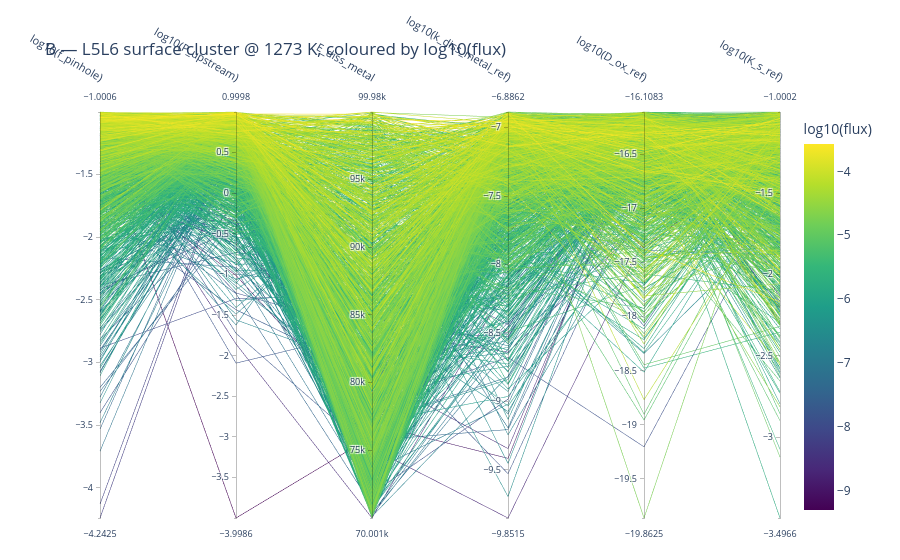
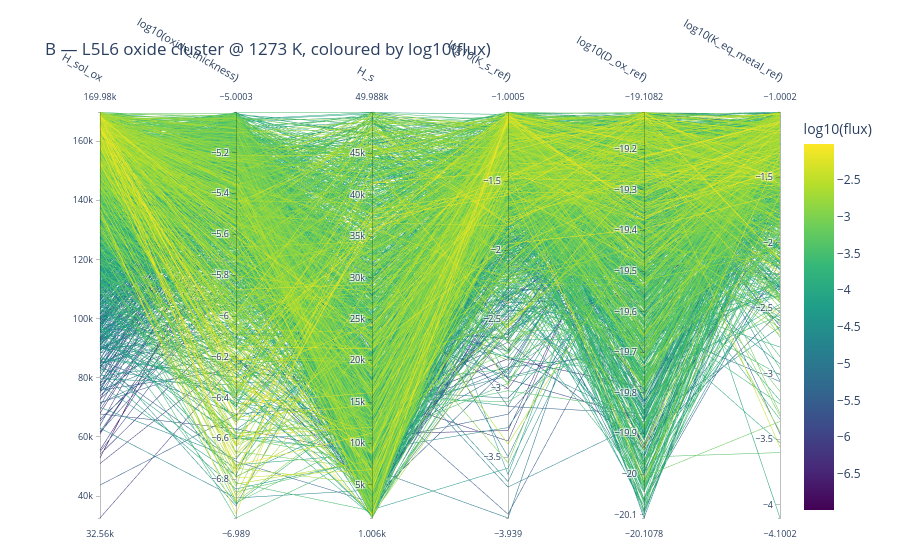
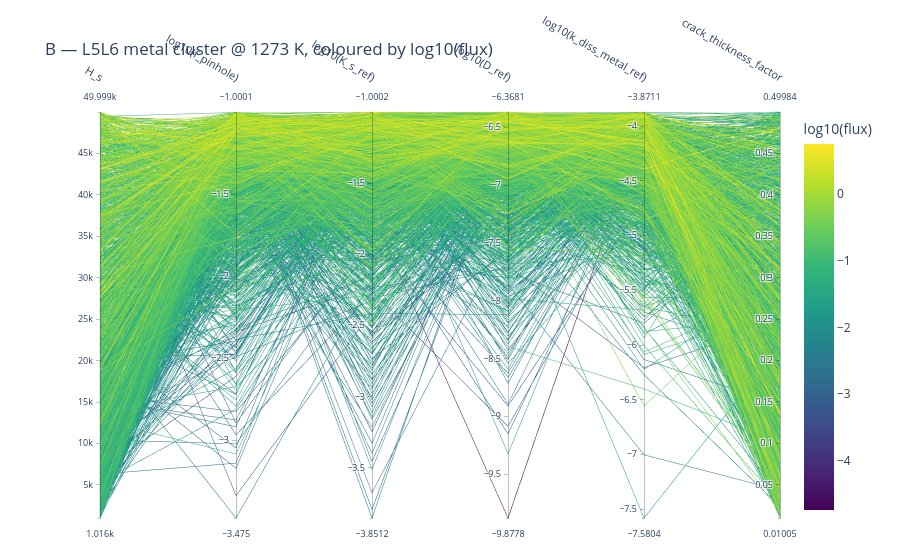

The cell these charts' notebook holds for them, in order:
### Markdown cell above
## B — per-regime clusters coloured by log10(flux)

One PCP per regime, axes = that regime's top-6 δ drivers, colour = `log10(flux)`. Clean
within-regime view (no cross-preset mixing).

### Code cell
figsB = {}
for r in REGIMES:
    dims = top_drivers(routeB_T, r, 'flux', k=6)
    sub  = master_T[master_T['regime'] == r]
    figsB[r] = parallel_coordinates_samples(
        sub, dims, color_by='flux', log_dims=logsub(dims),
        title=f'B — L5L6 {r} cluster @ {T_SHOW} K, coloured by log10(flux)',
        save_html=os.path.join(FIG_DIR, f'pcp_B_{r}.html'))
    print(f"{r:8s}: n={len(sub)}  axes={dims}")

for r in REGIMES:
    figsB[r].show()

### Figure 1 — Plotly figure (JSON) as saved in the notebook; plotly's stock layout.template omitted (floating-point values rounded to 4 significant figures; data arrays with more than 128 entries replaced by an {"elided": "..."} marker saying what was removed)
{"data": [{"dimensions": [{"label": "log10(f_pinhole)", "values": {"elided": "1715 float values"}}, {"label": "log10(P_upstream)", "values": {"elided": "1715 float values"}}, {"label": "E_diss_metal", "values": {"elided": "1715 float values"}}, {"label": "log10(k_diss_metal_ref)", "values": {"elided": "1715 float values"}}, {"label": "log10(D_ox_ref)", "values": {"elided": "1715 float values"}}, {"label": "log10(K_s_ref)", "values": {"elided": "1715 float values"}}], "labelangle": 30, "labelfont": {"size": 11}, "labelside": "top", "line": {"color": {"elided": "1715 float values"}, "colorbar": {"title": {"text": "log10(flux)"}}, "colorscale": [[0, "#440154"], [0.1111, "#482878"], [0.2222, "#3e4989"], [0.3333, "#31688e"], [0.4444, "#26828e"], [0.5556, "#1f9e89"], [0.6667, "#35b779"], [0.7778, "#6ece58"], [0.8889, "#b5de2b"], [1, "#fde725"]], "showscale": true}, "rangefont": {"size": 9}, "tickfont": {"size": 9}, "type": "parcoords"}], "layout": {"font": {"size": 12}, "margin": {"b": 40, "l": 100, "r": 120, "t": 110}, "title": {"text": "B — L5L6 surface cluster @ 1273 K, coloured by log10(flux)"}}}

### Figure 2 — Plotly figure (JSON) as saved in the notebook; plotly's stock layout.template omitted (floating-point values rounded to 4 significant figures; data arrays with more than 128 entries replaced by an {"elided": "..."} marker saying what was removed)
{"data": [{"dimensions": [{"label": "H_sol_ox", "values": {"elided": "1750 float values"}}, {"label": "log10(oxide_thickness)", "values": {"elided": "1750 float values"}}, {"label": "H_s", "values": {"elided": "1750 float values"}}, {"label": "log10(K_s_ref)", "values": {"elided": "1750 float values"}}, {"label": "log10(D_ox_ref)", "values": {"elided": "1750 float values"}}, {"label": "log10(K_eq_metal_ref)", "values": {"elided": "1750 float values"}}], "labelangle": 30, "labelfont": {"size": 11}, "labelside": "top", "line": {"color": {"elided": "1750 float values"}, "colorbar": {"title": {"text": "log10(flux)"}}, "colorscale": [[0, "#440154"], [0.1111, "#482878"], [0.2222, "#3e4989"], [0.3333, "#31688e"], [0.4444, "#26828e"], [0.5556, "#1f9e89"], [0.6667, "#35b779"], [0.7778, "#6ece58"], [0.8889, "#b5de2b"], [1, "#fde725"]], "showscale": true}, "rangefont": {"size": 9}, "tickfont": {"size": 9}, "type": "parcoords"}], "layout": {"font": {"size": 12}, "margin": {"b": 40, "l": 100, "r": 120, "t": 110}, "title": {"text": "B — L5L6 oxide cluster @ 1273 K, coloured by log10(flux)"}}}

### Figure 3 — Plotly figure (JSON) as saved in the notebook; plotly's stock layout.template omitted (floating-point values rounded to 4 significant figures; data arrays with more than 128 entries replaced by an {"elided": "..."} marker saying what was removed)
{"data": [{"dimensions": [{"label": "H_s", "values": {"elided": "1684 float values"}}, {"label": "log10(f_pinhole)", "values": {"elided": "1684 float values"}}, {"label": "log10(K_s_ref)", "values": {"elided": "1684 float values"}}, {"label": "log10(D_ref)", "values": {"elided": "1684 float values"}}, {"label": "log10(k_diss_metal_ref)", "values": {"elided": "1684 float values"}}, {"label": "crack_thickness_factor", "values": {"elided": "1684 float values"}}], "labelangle": 30, "labelfont": {"size": 11}, "labelside": "top", "line": {"color": {"elided": "1684 float values"}, "colorbar": {"title": {"text": "log10(flux)"}}, "colorscale": [[0, "#440154"], [0.1111, "#482878"], [0.2222, "#3e4989"], [0.3333, "#31688e"], [0.4444, "#26828e"], [0.5556, "#1f9e89"], [0.6667, "#35b779"], [0.7778, "#6ece58"], [0.8889, "#b5de2b"], [1, "#fde725"]], "showscale": true}, "rangefont": {"size": 9}, "tickfont": {"size": 9}, "type": "parcoords"}], "layout": {"font": {"size": 12}, "margin": {"b": 40, "l": 100, "r": 120, "t": 110}, "title": {"text": "B — L5L6 metal cluster @ 1273 K, coloured by log10(flux)"}}}
